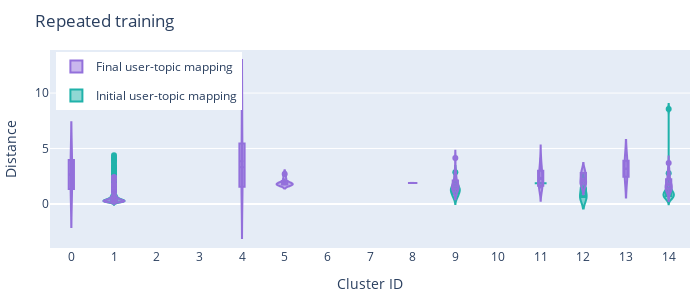

Notebook source saved alongside this figure:
### Code cell
res = plot_violin(df_topic_mapping, 'user_topic', model, 1)
res.show()

file_path = f"/Users/madisonthantu/Desktop/DREAM/T-RECS-RS-research/Figures/user_topic_mapping/violin_plots/repeated_training_{model}_user_topic_mapping.png"
print(file_path)
# res.write_image(file_path)

### Figure 1 — Plotly figure (JSON) as saved in the notebook; plotly's stock layout.template omitted (floating-point values rounded to 4 significant figures; data arrays with more than 128 entries replaced by an {"elided": "..."} marker saying what was removed)
{"data": [{"box": {"visible": true}, "legendgroup": "Initial", "line": {"color": "lightseagreen"}, "meanline": {"visible": true}, "name": "Initial user-topic mapping", "showlegend": true, "type": "violin", "x": [], "y": []}, {"box": {"visible": true}, "legendgroup": "Final", "line": {"color": "mediumpurple"}, "meanline": {"visible": true}, "name": "Final user-topic mapping", "showlegend": true, "type": "violin", "x": [0, 0], "y": [1.333, 3.954]}, {"box": {"visible": true}, "legendgroup": "Initial", "line": {"color": "lightseagreen"}, "meanline": {"visible": true}, "name": "Initial user-topic mapping", "showlegend": true, "type": "violin", "x": {"elided": "903 int values"}, "y": {"elided": "903 float values"}}, {"box": {"visible": true}, "legendgroup": "Final", "line": {"color": "mediumpurple"}, "meanline": {"visible": true}, "name": "Final user-topic mapping", "showlegend": false, "type": "violin", "x": {"elided": "827 int values"}, "y": {"elided": "827 float values"}}, {"box": {"visible": true}, "legendgroup": "Initial", "line": {"color": "lightseagreen"}, "meanline": {"visible": true}, "name": "Initial user-topic mapping", "showlegend": false, "type": "violin", "x": [], "y": []}, {"box": {"visible": true}, "legendgroup": "Final", "line": {"color": "mediumpurple"}, "meanline": {"visible": true}, "name": "Final user-topic mapping", "showlegend": false, "type": "violin", "x": [], "y": []}, {"box": {"visible": true}, "legendgroup": "Initial", "line": {"color": "lightseagreen"}, "meanline": {"visible": true}, "name": "Initial user-topic mapping", "showlegend": false, "type": "violin", "x": [], "y": []}, {"box": {"visible": true}, "legendgroup": "Final", "line": {"color": "mediumpurple"}, "meanline": {"visible": true}, "name": "Final user-topic mapping", "showlegend": false, "type": "violin", "x": [], "y": []}, {"box": {"visible": true}, "legendgroup": "Initial", "line": {"color": "lightseagreen"}, "meanline": {"visible": true}, "name": "Initial user-topic mapping", "showlegend": false, "type": "violin", "x": [], "y": []}, {"box": {"visible": true}, "legendgroup": "Final", "line": {"color": "mediumpurple"}, "meanline": {"visible": true}, "name": "Final user-topic mapping", "showlegend": false, "type": "violin", "x": [4, 4, 4, 4, 4], "y": [4.398, 8.572, 3.312, 1.333, 1.632]}, {"box": {"visible": true}, "legendgroup": "Initial", "line": {"color": "lightseagreen"}, "meanline": {"visible": true}, "name": "Initial user-topic mapping", "showlegend": false, "type": "violin", "x": [], "y": []}, {"box": {"visible": true}, "legendgroup": "Final", "line": {"color": "mediumpurple"}, "meanline": {"visible": true}, "name": "Final user-topic mapping", "showlegend": false, "type": "violin", "x": [5, 5, 5, 5, 5, 5, 5, 5], "y": [1.732, 1.821, 2.704, 1.771, 2.282, 1.864, 1.745, 1.753]}, {"box": {"visible": true}, "legendgroup": "Initial", "line": {"color": "lightseagreen"}, "meanline": {"visible": true}, "name": "Initial user-topic mapping", "showlegend": false, "type": "violin", "x": [], "y": []}, {"box": {"visible": true}, "legendgroup": "Final", "line": {"color": "mediumpurple"}, "meanline": {"visible": true}, "name": "Final user-topic mapping", "showlegend": false, "type": "violin", "x": [], "y": []}, {"box": {"visible": true}, "legendgroup": "Initial", "line": {"color": "lightseagreen"}, "meanline": {"visible": true}, "name": "Initial user-topic mapping", "showlegend": false, "type": "violin", "x": [], "y": []}, {"box": {"visible": true}, "legendgroup": "Final", "line": {"color": "mediumpurple"}, "meanline": {"visible": true}, "name": "Final user-topic mapping", "showlegend": false, "type": "violin", "x": [], "y": []}, {"box": {"visible": true}, "legendgroup": "Initial", "line": {"color": "lightseagreen"}, "meanline": {"visible": true}, "name": "Initial user-topic mapping", "showlegend": false, "type": "violin", "x": [], "y": []}, {"box": {"visible": true}, "legendgroup": "Final", "line": {"color": "mediumpurple"}, "meanline": {"visible": true}, "name": "Final user-topic mapping", "showlegend": false, "type": "violin", "x": [8], "y": [1.893]}, {"box": {"visible": true}, "legendgroup": "Initial", "line": {"color": "lightseagreen"}, "meanline": {"visible": true}, "name": "Initial user-topic mapping", "showlegend": false, "type": "violin", "x": [9, 9, 9, 9, 9, 9, 9, 9, 9, 9, 9, 9, 9, 9, 9, 9, 9, 9], "y": [1.506, 1.416, 0.6291, 1.591, 1.728, 0.559, 1.161, 1.197, 1.214, 2.456, 1.578, 1.024, 0.6802, 1.361, 0.9317, 1.22, 2.855, 0.9321]}, {"box": {"visible": true}, "legendgroup": "Final", "line": {"color": "mediumpurple"}, "meanline": {"visible": true}, "name": "Final user-topic mapping", "showlegend": false, "type": "violin", "x": [9, 9, 9, 9, 9, 9, 9, 9, 9, 9, 9, 9, 9, 9, 9, 9, 9, 9, 9, 9, 9, 9, 9], "y": [1.12, 1.317, 1.591, 3.141, 1.143, 4.145, 1.728, 1.413, 1.578, 2.725, 1.645, 1.089, 1.721, 1.548, 1.849, 1.075, 1.854, 1.305, 2.201, 1.602, 2.534, 2.313, 1.547]}, {"box": {"visible": true}, "legendgroup": "Initial", "line": {"color": "lightseagreen"}, "meanline": {"visible": true}, "name": "Initial user-topic mapping", "showlegend": false, "type": "violin", "x": [], "y": []}, {"box": {"visible": true}, "legendgroup": "Final", "line": {"color": "mediumpurple"}, "meanline": {"visible": true}, "name": "Final user-topic mapping", "showlegend": false, "type": "violin", "x": [], "y": []}, {"box": {"visible": true}, "legendgroup": "Initial", "line": {"color": "lightseagreen"}, "meanline": {"visible": true}, "name": "Initial user-topic mapping", "showlegend": false, "type": "violin", "x": [11], "y": [1.856]}, {"box": {"visible": true}, "legendgroup": "Final", "line": {"color": "mediumpurple"}, "meanline": {"visible": true}, "name": "Final user-topic mapping", "showlegend": false, "type": "violin", "x": [11, 11, 11, 11, 11, 11, 11, 11, 11, 11, 11, 11, 11, 11], "y": [1.438, 1.378, 1.679, 4.172, 1.626, 3.44, 2.441, 1.727, 2.566, 2.998, 1.45, 3.137, 2.04, 2.855]}, {"box": {"visible": true}, "legendgroup": "Initial", "line": {"color": "lightseagreen"}, "meanline": {"visible": true}, "name": "Initial user-topic mapping", "showlegend": false, "type": "violin", "x": [12, 12, 12], "y": [1.678, 0.6429, 0.6035]}, {"box": {"visible": true}, "legendgroup": "Final", "line": {"color": "mediumpurple"}, "meanline": {"visible": true}, "name": "Final user-topic mapping", "showlegend": false, "type": "violin", "x": [12, 12, 12, 12, 12], "y": [1.678, 1.891, 2.869, 2.076, 2.754]}, {"box": {"visible": true}, "legendgroup": "Initial", "line": {"color": "lightseagreen"}, "meanline": {"visible": true}, "name": "Initial user-topic mapping", "showlegend": false, "type": "violin", "x": [], "y": []}, {"box": {"visible": true}, "legendgroup": "Final", "line": {"color": "mediumpurple"}, "meanline": {"visible": true}, "name": "Final user-topic mapping", "showlegend": false, "type": "violin", "x": [13, 13], "y": [2.456, 3.892]}, {"box": {"visible": true}, "legendgroup": "Initial", "line": {"color": "lightseagreen"}, "meanline": {"visible": true}, "name": "Initial user-topic mapping", "showlegend": false, "type": "violin", "x": [14, 14, 14, 14, 14, 14, 14, 14, 14, 14, 14, 14, 14, 14, 14, 14, 14, 14], "y": [0.9451, 1.207, 1.068, 1.531, 0.7068, 1.008, 0.5742, 8.572, 1.179, 1.006, 1.529, 0.4182, 0.7839, 2.754, 0.7671, 0.5097, 0.5743, 0.778]}, {"box": {"visible": true}, "legendgroup": "Final", "line": {"color": "mediumpurple"}, "meanline": {"visible": true}, "name": "Final user-topic mapping", "showlegend": false, "type": "violin", "x": [14, 14, 14, 14, 14, 14, 14, 14, 14, 14, 14, 14, 14, 14, 14, 14, 14, 14, 14, 14, 14, 14, 14, 14, 14, 14, 14, 14, 14, 14, 14, 14, 14, 14, 14, 14, 14, 14, 14, 14, 14, 14, 14, 14, 14, 14, 14, 14, 14, 14, 14, 14, 14, 14, 14, 14], "y": [1.491, 1.468, 1.155, 1.207, 2.694, 2.595, 1.79, 2.921, 1.241, 1.531, 1.703, 1.856, 1.542, 2.324, 1.166, 0.849, 3.403, 1.821, 1.486, 1.808, 3.692, 1.817, 2.509, 2.201, 1.463, 1.111, 1.072, 1.457, 2.038, 1.756, 2.866, 1.416, 3.161, 2.992, 2.225, 1.179, 1.404, 1.024, 1.529, 2.811, 1.987, 1.825, 1.725, 1.119, 2.438, 2.197, 1.803, 1.481, 1.369, 1.502, 2.591, 1.519, 1.872, 1.339, 1.297, 0.9142]}], "layout": {"height": 300, "legend": {"x": 0.01, "xanchor": "left", "y": 0.99, "yanchor": "top"}, "margin": {"b": 20, "l": 20, "r": 10, "t": 50}, "title": {"text": "Repeated training", "x": 0.05, "xanchor": "left", "y": 0.95, "yanchor": "top"}, "width": 700, "xaxis": {"dtick": 1, "tick0": 0, "ticktext": [0, 1, 2, 3, 4, 5, 6, 7, 8, 9, 10, 11, 12, 13, 14], "title": {"text": "Cluster ID"}}, "yaxis": {"title": {"text": "Distance"}}}}
